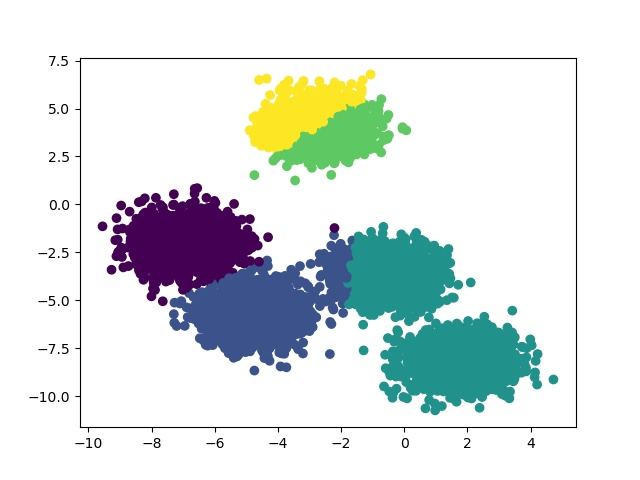

Here is the Python script that generated this plot:
import numpy as np 
import matplotlib.pyplot as plt
from time import time

FILE_PATH = './../data/data.csv'


class KMeansClustering:
    def __init__(self, X, num_clusters):
        self.K = num_clusters 
        self.max_iterations = 10
        
        self.num_examples, self.num_features = X.shape 
        self.plot_figure = True 
        
    
    def initialize_random_centroids(self, X):
        centroids = np.zeros((self.K, self.num_features)) 
        for k in range(self.K): 
            centroid = X[np.random.choice(range(self.num_examples))] 
            centroids[k] = centroid
        return centroids 
    
    
    def create_cluster(self, X, centroids):
        clusters = [[] for _ in range(self.K)]
        for point_idx, point in enumerate(X):
            closest_centroid = np.argmin(
                np.sqrt(np.sum((point-centroids)**2, axis=1))
            ) 
            clusters[closest_centroid].append(point_idx)
        return clusters 
    
    
    def calculate_new_centroids(self, cluster, X):
        centroids = np.zeros((self.K, self.num_features)) 
        for idx, cluster in enumerate(cluster):
            new_centroid = np.mean(X[cluster], axis=0) 
            centroids[idx] = new_centroid
        return centroids
    
    
    def predict_cluster(self, clusters, X):
        y_pred = np.zeros(self.num_examples) 
        for cluster_idx, cluster in enumerate(clusters):
            for sample_idx in cluster:
                y_pred[sample_idx] = cluster_idx
        return y_pred
    
    
    def plot_fig(self, X, y):
        plt.scatter(X[:, 0], X[:, 1], c=y)
        plt.savefig("k_means_a.jpg")
        
    
    def fit(self, X):
        centroids = self.initialize_random_centroids(X) 
        for _ in range(self.max_iterations):
            clusters = self.create_cluster(X, centroids) 
            previous_centroids = centroids
            centroids = self.calculate_new_centroids(clusters, X) 
            diff = centroids - previous_centroids 
            if not diff.any():
                break
        y_pred = self.predict_cluster(clusters, X) 
        if self.plot_figure: 
            self.plot_fig(X, y_pred) 
        return y_pred


start_time = time()
data = np.genfromtxt(FILE_PATH, delimiter=',')

Kmeans = KMeansClustering(data, 5)

y_pred = Kmeans.fit(data)

end_time = time()

print(f"--- {end_time - start_time} seconds ---")
